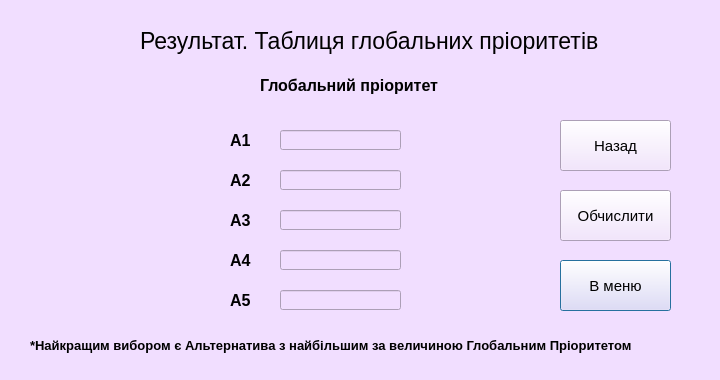
<?xml version="1.0" encoding="UTF-8"?>
<ui version="4.0">
 <class>fin1</class>
 <widget class="QDialog" name="fin1">
  <property name="enabled">
   <bool>true</bool>
  </property>
  <property name="geometry">
   <rect>
    <x>0</x>
    <y>0</y>
    <width>720</width>
    <height>380</height>
   </rect>
  </property>
  <property name="minimumSize">
   <size>
    <width>720</width>
    <height>380</height>
   </size>
  </property>
  <property name="maximumSize">
   <size>
    <width>720</width>
    <height>380</height>
   </size>
  </property>
  <property name="windowTitle">
   <string>Dialog</string>
  </property>
  <property name="styleSheet">
   <string notr="true">background-color:rgb(241,222,255);</string>
  </property>
  <widget class="QLabel" name="label">
   <property name="geometry">
    <rect>
     <x>140</x>
     <y>10</y>
     <width>481</width>
     <height>61</height>
    </rect>
   </property>
   <property name="font">
    <font>
     <pointsize>17</pointsize>
     <weight>50</weight>
     <bold>false</bold>
    </font>
   </property>
   <property name="text">
    <string>Результат. Таблиця глобальних пріоритетів</string>
   </property>
  </widget>
  <widget class="QLabel" name="label_2">
   <property name="geometry">
    <rect>
     <x>230</x>
     <y>130</y>
     <width>31</width>
     <height>21</height>
    </rect>
   </property>
   <property name="font">
    <font>
     <pointsize>12</pointsize>
     <weight>75</weight>
     <bold>true</bold>
    </font>
   </property>
   <property name="text">
    <string>А1</string>
   </property>
  </widget>
  <widget class="QLabel" name="label_7">
   <property name="geometry">
    <rect>
     <x>260</x>
     <y>70</y>
     <width>191</width>
     <height>31</height>
    </rect>
   </property>
   <property name="font">
    <font>
     <pointsize>12</pointsize>
     <weight>75</weight>
     <bold>true</bold>
    </font>
   </property>
   <property name="text">
    <string>Глобальний пріоритет</string>
   </property>
  </widget>
  <widget class="QLineEdit" name="a1">
   <property name="enabled">
    <bool>false</bool>
   </property>
   <property name="geometry">
    <rect>
     <x>280</x>
     <y>130</y>
     <width>121</width>
     <height>20</height>
    </rect>
   </property>
   <property name="text">
    <string/>
   </property>
   <property name="alignment">
    <set>Qt::AlignCenter</set>
   </property>
  </widget>
  <widget class="QPushButton" name="tomenu">
   <property name="geometry">
    <rect>
     <x>560</x>
     <y>260</y>
     <width>111</width>
     <height>51</height>
    </rect>
   </property>
   <property name="font">
    <font>
     <pointsize>11</pointsize>
    </font>
   </property>
   <property name="text">
    <string>В меню</string>
   </property>
  </widget>
  <widget class="QLabel" name="label_3">
   <property name="geometry">
    <rect>
     <x>230</x>
     <y>170</y>
     <width>31</width>
     <height>21</height>
    </rect>
   </property>
   <property name="font">
    <font>
     <pointsize>12</pointsize>
     <weight>75</weight>
     <bold>true</bold>
    </font>
   </property>
   <property name="text">
    <string>А2</string>
   </property>
  </widget>
  <widget class="QLabel" name="label_4">
   <property name="geometry">
    <rect>
     <x>230</x>
     <y>210</y>
     <width>31</width>
     <height>21</height>
    </rect>
   </property>
   <property name="font">
    <font>
     <pointsize>12</pointsize>
     <weight>75</weight>
     <bold>true</bold>
    </font>
   </property>
   <property name="text">
    <string>А3</string>
   </property>
  </widget>
  <widget class="QLabel" name="label_5">
   <property name="geometry">
    <rect>
     <x>230</x>
     <y>250</y>
     <width>31</width>
     <height>21</height>
    </rect>
   </property>
   <property name="font">
    <font>
     <pointsize>12</pointsize>
     <weight>75</weight>
     <bold>true</bold>
    </font>
   </property>
   <property name="text">
    <string>А4</string>
   </property>
  </widget>
  <widget class="QLabel" name="label_6">
   <property name="geometry">
    <rect>
     <x>230</x>
     <y>290</y>
     <width>31</width>
     <height>21</height>
    </rect>
   </property>
   <property name="font">
    <font>
     <pointsize>12</pointsize>
     <weight>75</weight>
     <bold>true</bold>
    </font>
   </property>
   <property name="text">
    <string>А5</string>
   </property>
  </widget>
  <widget class="QLineEdit" name="a2">
   <property name="enabled">
    <bool>false</bool>
   </property>
   <property name="geometry">
    <rect>
     <x>280</x>
     <y>170</y>
     <width>121</width>
     <height>20</height>
    </rect>
   </property>
   <property name="text">
    <string/>
   </property>
   <property name="alignment">
    <set>Qt::AlignCenter</set>
   </property>
  </widget>
  <widget class="QLineEdit" name="a3">
   <property name="enabled">
    <bool>false</bool>
   </property>
   <property name="geometry">
    <rect>
     <x>280</x>
     <y>210</y>
     <width>121</width>
     <height>20</height>
    </rect>
   </property>
   <property name="text">
    <string/>
   </property>
   <property name="alignment">
    <set>Qt::AlignCenter</set>
   </property>
  </widget>
  <widget class="QLineEdit" name="a4">
   <property name="enabled">
    <bool>false</bool>
   </property>
   <property name="geometry">
    <rect>
     <x>280</x>
     <y>250</y>
     <width>121</width>
     <height>20</height>
    </rect>
   </property>
   <property name="text">
    <string/>
   </property>
   <property name="alignment">
    <set>Qt::AlignCenter</set>
   </property>
  </widget>
  <widget class="QLineEdit" name="a5">
   <property name="enabled">
    <bool>false</bool>
   </property>
   <property name="geometry">
    <rect>
     <x>280</x>
     <y>290</y>
     <width>121</width>
     <height>20</height>
    </rect>
   </property>
   <property name="text">
    <string/>
   </property>
   <property name="alignment">
    <set>Qt::AlignCenter</set>
   </property>
  </widget>
  <widget class="QLabel" name="label_11">
   <property name="geometry">
    <rect>
     <x>30</x>
     <y>330</y>
     <width>651</width>
     <height>31</height>
    </rect>
   </property>
   <property name="font">
    <font>
     <pointsize>10</pointsize>
     <weight>75</weight>
     <bold>true</bold>
    </font>
   </property>
   <property name="text">
    <string>*Найкращим вибором є Альтернатива з найбільшим за величиною Глобальним Пріоритетом</string>
   </property>
  </widget>
  <widget class="QPushButton" name="calc">
   <property name="geometry">
    <rect>
     <x>560</x>
     <y>190</y>
     <width>111</width>
     <height>51</height>
    </rect>
   </property>
   <property name="font">
    <font>
     <pointsize>11</pointsize>
    </font>
   </property>
   <property name="text">
    <string>Обчислити</string>
   </property>
  </widget>
  <widget class="QPushButton" name="back">
   <property name="geometry">
    <rect>
     <x>560</x>
     <y>120</y>
     <width>111</width>
     <height>51</height>
    </rect>
   </property>
   <property name="font">
    <font>
     <pointsize>11</pointsize>
    </font>
   </property>
   <property name="text">
    <string>Назад</string>
   </property>
  </widget>
 </widget>
 <resources/>
 <connections/>
</ui>
